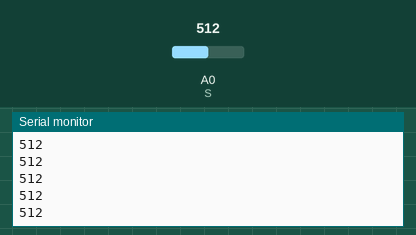
Bench run of a sketch on a simulated Arduino Uno, built with avr-gcc and run on an emulated ATmega328P. On the bench: the last lines printed to the serial monitor. The inputs (shaded band) are chosen by the test bench; at power-on: A0 (S) = 512.

Above: at 1.2 s.
1.3 s: A0 (S) set to 716
At 1.56 s:
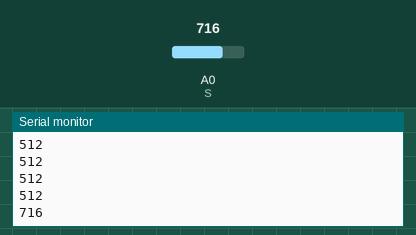
2.8 s: A0 (S) set to 900
At 2.96 s:
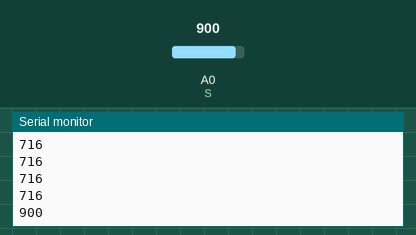
Timing chart, 0 to 5.8 s (numbered marks = the images above; inputs shaded):
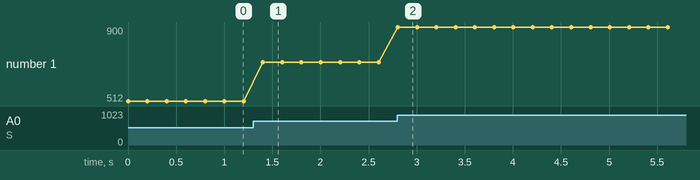

Measured:
- after the input at 1.3 s, the serial monitor: prints a new line after 0.10 s (image 1)
- after the input at 2.8 s, the serial monitor: prints a new line at once (image 2)
- plotted number 1: 512 → 716 after the input at 1.3 s, 716 → 900 after the input at 2.8 s

The sketch:

Photoresister.ino
```cpp
int S = A0; // Analog Input
void setup()
{
 Serial.begin(115200); // 시리얼 통신 초기화
 pinMode(S, INPUT);
}

void loop()
{
 Serial.println(analogRead(S));
 delay(200);
}
```
